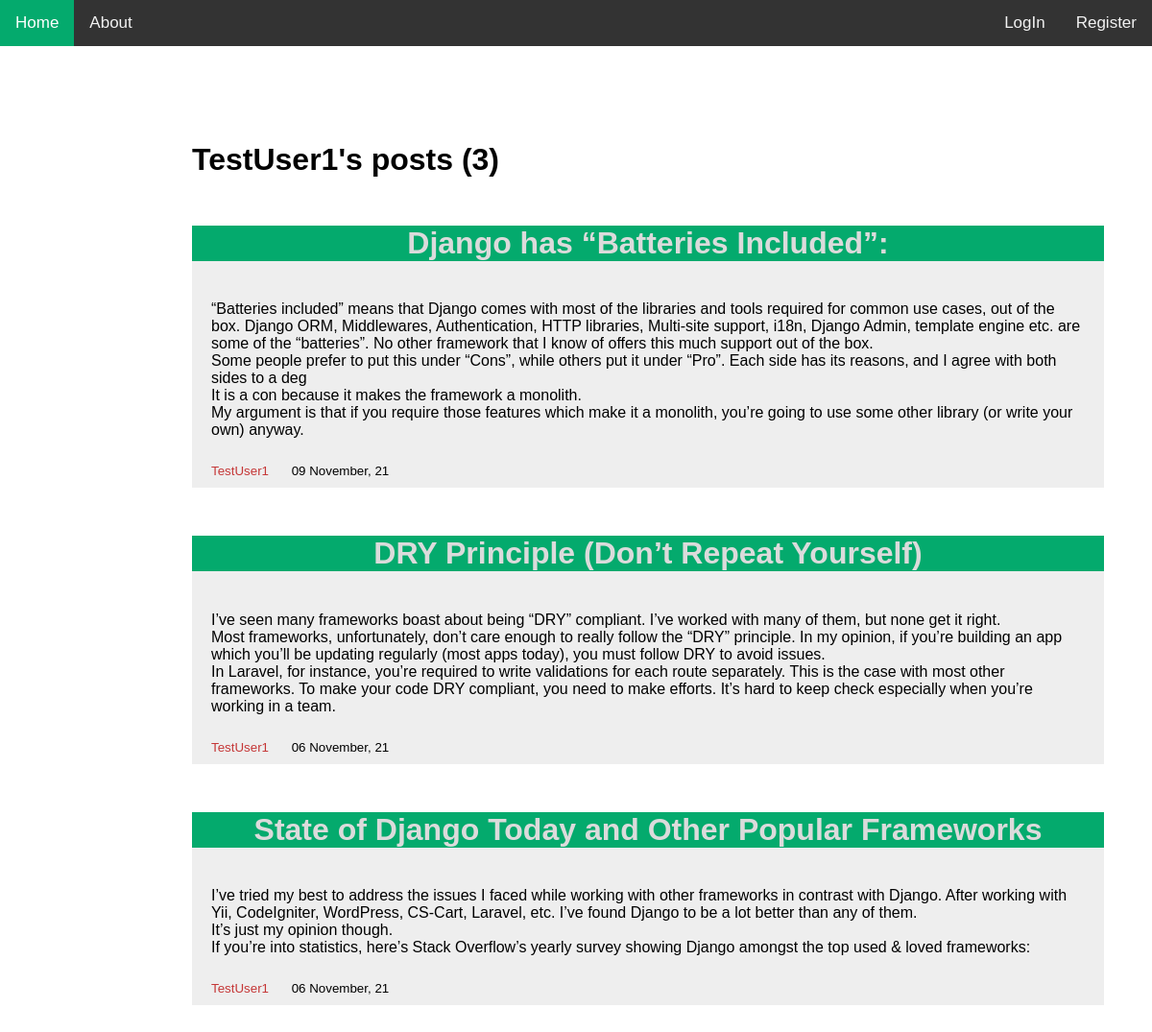
/TestUser1/posts/, run on the app's committed database.
### blog/models.py (models this page shows, shortened)
class post(models.Model):
    title = models.CharField(max_length = 100)
    description = models.TextField()
    date = models.DateTimeField(auto_now_add = True)
    author = models.ForeignKey(User, on_delete = models.CASCADE)

### blog/views.py (the view)
# urls.py: path('<str:username>/posts/', views.user_posts.as_view(), name = 'user-post'),
class user_posts(ListView):
	model = post
	template_name = 'blog/user_post.html'
	context_object_name = 'posts'
	paginate_by = 3
	def get_queryset(self):
		x = get_object_or_404(User, username = self.kwargs.get('username'))
		return post.objects.filter(author = x).order_by('-date')

### blog/templates/blog/user_post.html (shortened to what this page needs)
{% extends 'blog/base.html' %}
{%block dp%}
    <h1 class="info"> {{ view.kwargs.username}}'s posts ({{page_obj.paginator.count}}) </h1>
    {% for post in posts %}
        <div class="post">
            <h1><a href="{% url 'post-detail' post.pk %}">{{post.title}}</a></h1>
            <p class="padd">{{post.description|linebreaksbr}}</p>
            <small class="padd" >
                <a class="author" href=""> {{post.author}}  </a>
             </small>
            <small class="">{{post.date|date:"d F, y"}}</small>
        </div>
    {%endfor%}
{%endblock dp%}

### blog/static/blog/main.css (style rules this page uses)
body { margin: 0px; font-family: Arial, Helvetica, sans-serif; }
.post { margin: 0px 50px 50px 200px; background-color: #eee; color: black; display: block; text-decoration: none; padding-bottom: 10px; }
.post h1 { background-color: #04AA6D; color: white; text-align: center; }
.post h1 a { text-decoration: none; color: rgb(219, 219, 219); }
.padd { padding: 20px 20px 10px 20px; }
.author { text-decoration: none; color: rgb(197, 55, 55); }
.info { margin: 0px 50px 50px 200px; }

### data on the page
post: title "Django has “Batteries Included”:", description "“Batteries included” means that Django comes with most of the libraries and tools required for common use cases, out of the box. Django ORM, Middlewares, Authentication, HTTP libraries, Multi-site support, i18n, Django Admin, template engine etc. are some of the “batteries”. No other framework that I know of offers this much support out of the box. Some people prefer to put this under “Cons”, while others put it under “Pro”. Each side has its reasons, and I agree with both sides to a deg It is a con because it makes the framework a monolith. My argument is that if you require those features which make it a monolith, you’re going to use some other library (or write your own) anyway.", author "TestUser1", date "09 November, 21"
post: title "DRY Principle (Don’t Repeat Yourself)", description "I’ve seen many frameworks boast about being “DRY” compliant. I’ve worked with many of them, but none get it right. Most frameworks, unfortunately, don’t care enough to really follow the “DRY” principle. In my opinion, if you’re building an app which you’ll be updating regularly (most apps today), you must follow DRY to avoid issues. In Laravel, for instance, you’re required to write validations for each route separately. This is the case with most other frameworks. To make your code DRY compliant, you need to make efforts. It’s hard to keep check especially when you’re working in a team.", author "TestUser1", date "06 November, 21"
post: title "State of Django Today and Other Popular Frameworks", description "I’ve tried my best to address the issues I faced while working with other frameworks in contrast with Django. After working with Yii, CodeIgniter, WordPress, CS-Cart, Laravel, etc. I’ve found Django to be a lot better than any of them. It’s just my opinion though. If you’re into statistics, here’s Stack Overflow’s yearly survey showing Django amongst the top used & loved frameworks:", author "TestUser1", date "06 November, 21"

### other printed values
{{ view.kwargs.username }} "TestUser1"
{{ page_obj.paginator.count }} "3"
